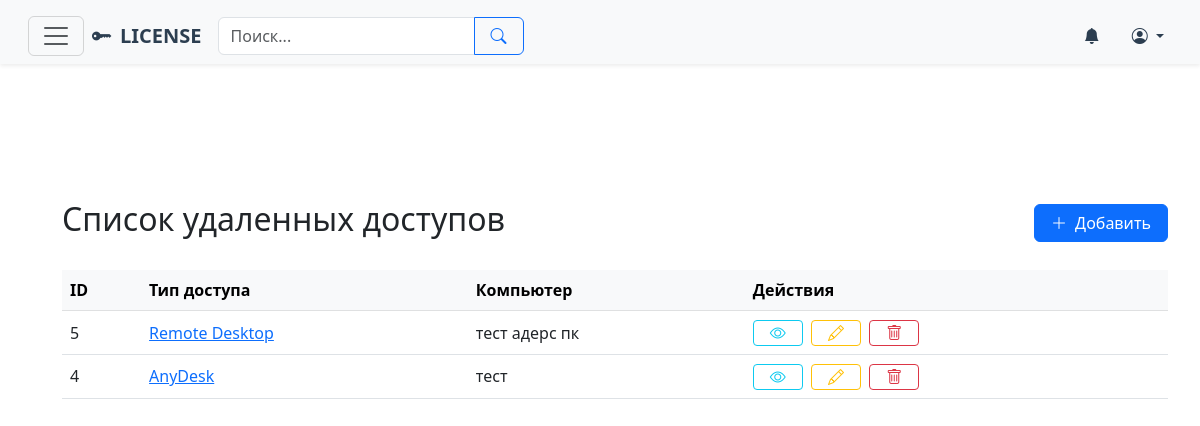
/remote-access/, run on the app's committed database.
### licen/models.py (models this page shows, shortened)
class TimestampModel(models.Model):
    created_at = models.DateTimeField(auto_now_add=True, verbose_name=_('Дата создания'))
    updated_at = models.DateTimeField(auto_now=True, verbose_name=_('Дата обновления'))
    class Meta:
        abstract = True

class RemoteAccess(TimestampModel):
    class AccessType(models.TextChoices):
        TEAMVIEWER = 'teamviewer', _('TeamViewer')
        ANYDESK = 'anydesk', _('AnyDesk')
        RDP = 'rdp', _('Remote Desktop')
        OTHER = 'other', _('Другое')
    name = models.CharField(
        max_length=100,
        choices=AccessType.choices,
        default=AccessType.TEAMVIEWER,
        verbose_name=_('Тип доступа')
    )
    access_id = models.CharField(max_length=100, verbose_name=_('ID'))
    password = models.CharField(max_length=100, verbose_name=_('Пароль удаленного доступа'))
    comments = models.TextField(blank=True, null=True, verbose_name=_('Комментарии'))
    computer = models.ForeignKey(
        Computer,
        on_delete=models.CASCADE,
        related_name='remote_accesses',
        verbose_name=_('Компьютер')
    )
    class Meta:
        verbose_name = _('Удаленный доступ')
        verbose_name_plural = _('Удаленные доступы')
        ordering = ['computer', 'name']
        unique_together = ['name', 'access_id', 'computer']

class Computer(TimestampModel):
    name = models.CharField(max_length=100, verbose_name=_('Имя компьютера'))
    mac_address = models.CharField(
        max_length=17,
        validators=[RegexValidator(
            regex='^([0-9A-Fa-f]{2}[:-]){5}([0-9A-Fa-f]{2})$',
            message='Введите корректный MAC-адрес'
        )],
        verbose_name=_('MAC-адрес')
    )
    ipv4_address = models.GenericIPAddressField(
        protocol='IPv4',
        verbose_name=_('IPv4 адрес')
    )
    comments = models.TextField(blank=True, null=True, verbose_name=_('Комментарии'))
    address = models.ForeignKey(
        Address,
        on_delete=models.CASCADE,
        related_name='computers',
        verbose_name=_('Адрес')
    )
    class Meta:
        verbose_name = _('Компьютер')
        verbose_name_plural = _('Компьютеры')
        ordering = ['address', 'name']
        unique_together = ['ipv4_address', 'address']

### licen/views.py (the view)
# urls.py: path('remote-access/', remote_access_list, name='remote-access-list'),
def remote_access_list(request):
    accesses = RemoteAccess.objects.all().order_by('computer', 'name')
    return render(request, 'licen/remote_access/remote_access_list.html', {'accesses': accesses})

### licen/context_processors.py (called while the page is built, shortened)
def get_breadcrumbs(request):
    breadcrumbs = []
    breadcrumbs.append({
        'name': _('Города'),
        'url': reverse('city-list')
    })
    return {'breadcrumbs': breadcrumbs}

### licen/templates/licen/remote_access/remote_access_list.html (shortened to what this page needs)
{% extends "base.html" %}
{% block content %}
<div class="container mt-5">
    <div class="d-flex justify-content-between align-items-center mb-4">
        <h2>Список удаленных доступов</h2>
        <a href="{% url 'remote-access-create' %}" class="btn btn-primary d-flex align-items-center gap-2">
            <i class="bi bi-plus-lg"></i> Добавить
        </a>
    </div>
    {% if accesses %}
    <div class="table-responsive d-none d-md-block">
        <table class="table table-hover align-middle">
            <thead class="table-light">
                <tr>
                    <th>ID</th>
                    <th>Тип доступа</th>
                    <th>Компьютер</th>
                    <th>Действия</th>
                </tr>
            </thead>
            <tbody>
                {% for access in accesses %}
                <tr>
                    <td>{{ access.id }}</td>
                    <td><a href="{% url 'remote-access-detail' access.id %}">{{ access.get_name_display|truncatechars:30 }}</a></td>
                    <td>{{ access.computer.name|default:"—" }}</td>
                    <td class="text-nowrap">
                        <a href="{% url 'remote-access-detail' access.id %}" class="btn btn-sm btn-outline-info me-1"><i class="bi bi-eye"></i></a>
                        <a href="{% url 'remote-access-update' access.id %}" class="btn btn-sm btn-outline-warning me-1"><i class="bi bi-pencil"></i></a>
                        <a href="{% url 'remote-access-delete' access.id %}" class="btn btn-sm btn-outline-danger"><i class="bi bi-trash"></i></a>
                    </td>
                </tr>
                {% endfor %}
            </tbody>
        </table>
    </div>
    {% else %}
    <div class="alert alert-info">Нет удалённых доступов в базе</div>
    {% endif %}
</div>
{% endblock %}

### licen/templates/base.html (style rules this page uses)
.table thead th { background-color: #f8f9fa; }
.btn { padding-left: 1rem; padding-right: 1rem; }
.btn i { display: flex; align-items: center; }
.btn-sm i { font-size: 1rem; }

### data on the page
RemoteAccess: id "5", name "Remote Desktop", computer.name "тест адерс пк"
RemoteAccess: id "4", name "AnyDesk", computer.name "тест"
